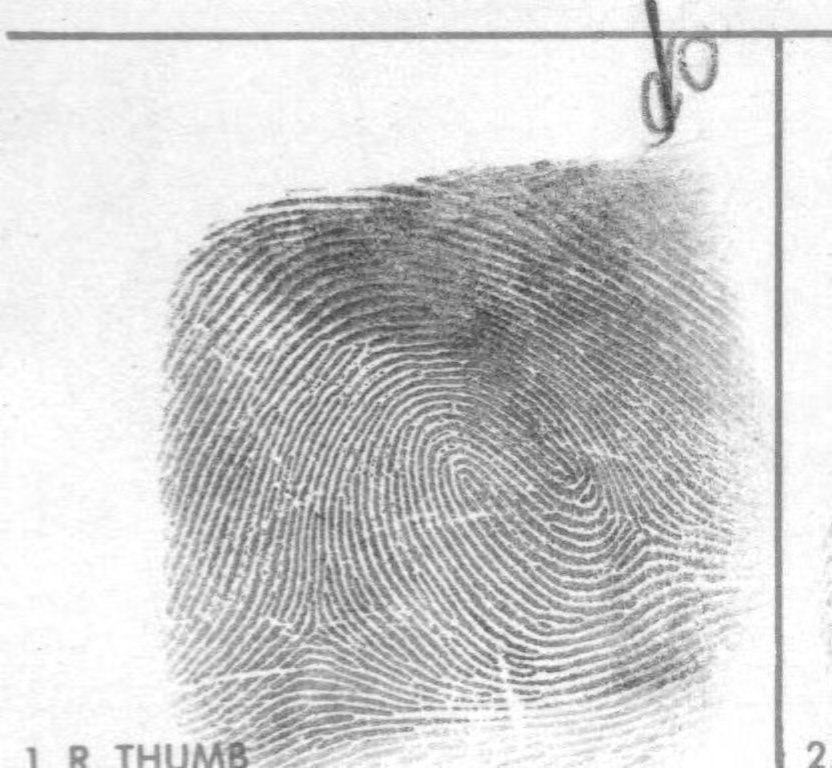
#> input picture images/F0024301.png, 832 x 768 px; its folder holds only this picture in this run
$ python -i utilities.py   (imports and definitions only)
#> lines starting #> are read from the running program, lines starting #| are printed output that depends on the picture
#> further down, picture is the input picture: shape (768, 832, 3); min 52, max 255, mean 208.1
import cv2 as cv
import os
import numpy as np
import matplotlib.pyplot as plt


# [37 lines left out: functions get_file_path, get_file_name, get_kernel, not called in this run]


def apply_clahe(img_bgr):
    lab = cv.cvtColor(img_bgr, cv.COLOR_BGR2Lab)
#> lab: shape (768, 832, 3); mean of channels 0, 1, 2 212.2, 128, 128
    l, a, b = cv.split(lab)
#> a: shape (768, 832); every value is 128
    clahe = cv.createCLAHE(clipLimit=2.0, tileGridSize=(8, 8))
    l = clahe.apply(l)
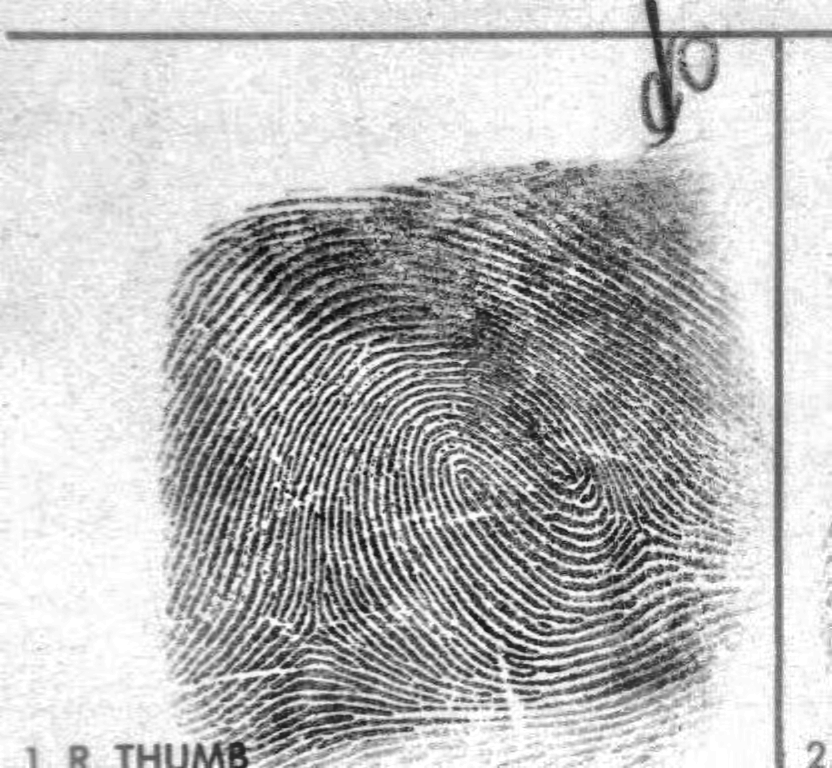
#> l: shape (768, 832); min 9, max 255, mean 187.3
    lab = cv.merge((l, a, b))
#> lab: shape (768, 832, 3); mean of channels 0, 1, 2 187.3, 128, 128
    res = cv.cvtColor(lab, cv.COLOR_Lab2BGR)
    return res


# [12 lines left out: functions distance, implot, not called in this run]


# [2 lines not run here, left out]

>>> import cv2
>>> picture = cv2.imread('images/F0024301.png')
>>> result = apply_clahe(picture)
